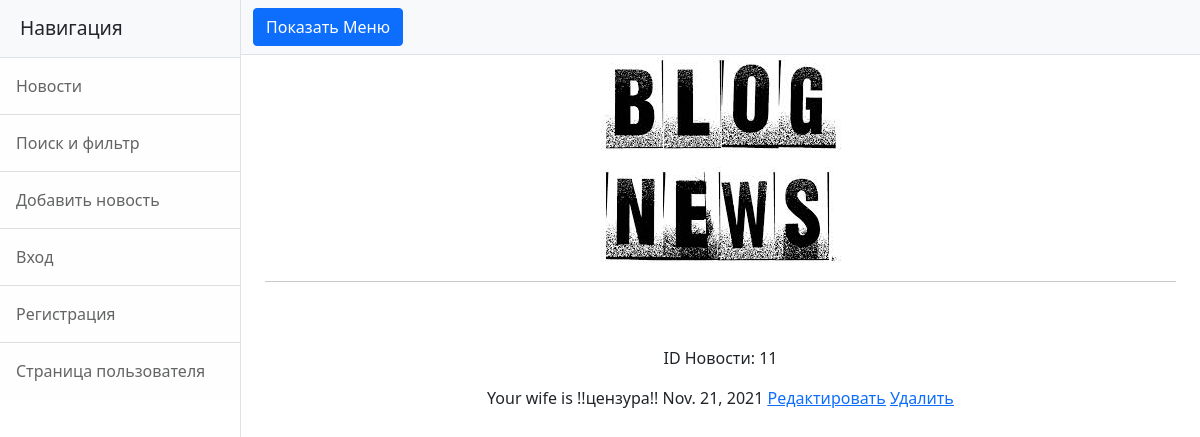
Page /news/ on the committed database.
### news/models.py (models this page shows, shortened)
class Post(models.Model):
    post = 'PO'
    news = 'NW'
    POSITIONS=[
    (post,'post'),
    (news,'news'),]
    post_author = models.ForeignKey(Author, on_delete = models.CASCADE)
    post_type = models.CharField(max_length=2, choices= POSITIONS)
    post_date_created = models.DateField(auto_now_add = True)
    post_detailed_data_created = models.TimeField(auto_now_add = True)
    category = models.ManyToManyField(Category, through = 'PostCategory')
    head_of_post = models.CharField(max_length = 255)
    article_text = models.TextField()
    post_raiting = models.IntegerField(default = 1)

### news/views.py (the view)
# urls.py: path('', PostListNews.as_view()),
class PostListNews(ListView):
    model = Post
    template_name = 'news.html'
    context_object_name = 'news'
    queryset = Post.objects.filter(post_type='news')
    paginate_by = 1

### news/templatetags/custom_filters.py (called while the page is built)
@register.filter(name='Censor')
def Censor(value):
    w=value.split()
    for i in range(len(w)):
        if w[i] in blacklist:
            w[i] ='!!цензура!!'
    string = ' '.join([str(item) for item in w])
    return string

### templates/news.html (shortened to what this page needs)
{% extends 'flatpages/default.html' %}
{% load custom_filters %}
{% block content %}
    <hr>
    <br>
    <br>
    {% if news %}
        {% for i in news %}
            <p>ID Новости: {{i.id}}</p>
            {{ i.article_text|Censor}}
            {{ i.post_date_created}}
        <a href="{% url 'update_post_detail' i.id %}"><u>Редактировать</u></a>
        <a href="{% url 'post_delete' i.id %}"><u> Удалить </u></a>
        {% endfor %}
        <br>
        <br>
    {% else %}
        <h2>Новостей нет!</h2>
    {% endif %}
    <br>
    <br>
{% endblock content %}

### rows in the picture
Post: id "11", article_text|Censor "Your wife is !!цензура!!", post_date_created "Nov. 21, 2021"
